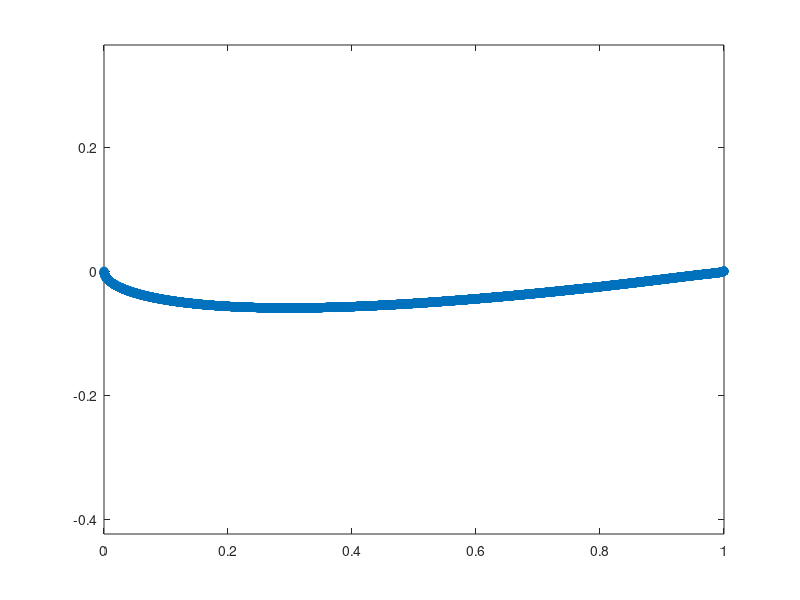

Source code (MATLAB):
x = linspace(0,1,20001);

y_orig= @(x) -0.594689181*(0.298222773*sqrt(x) - 0.127125232*x - 0.357907906*x.^2 + 0.291984971*x.^3 - 0.105174606*x.^4); 


y= @(x) -0.594689181*(0.298222773*sqrt(x) - 0.127125232*x - 0.357907906*x.^2 + 0.291984971*x.^3 - 0.105174606*x.^4) - 0.02*exp(-50*abs(1-x)).*sqrt(1-x); 

dy = @(x) -0.594689181*(0.298222773*0.5*1./sqrt(x) - 0.127125232 - 0.357907906*x*2 + 3*0.291984971*x.^2 - 4*0.105174606*x.^3) + exp(-50*abs(1-x)).*(0.01*abs(1-x)+(1-x).*x)./(sqrt(x).*abs(1-x)); 

d2y = @(x) -0.594689181*(0.298222773*0.5*(-0.5)*1./sqrt(x.^3) - 0.357907906*2 + 3*0.291984971*2*x - 3*4*0.105174606*x.^2) + (exp(-50*abs(x - 1)).*((x .*(x .*(50*x - 50) - 0.005) + 0.005).* abs((1 - x).^3) - (1 - x).^4 .*x))./((x - 1).*x.^(3/2).*abs((x - 1).^3));

R = ((1+dy(x).^2).^(1.5))./abs(d2y(x));
plot(x,R)

plot(x,y(x),'o-'); axis equal

xc = [];
for x1 = x

R = ((1+dy(x1).^2).^(1.5))./abs(d2y(x1));
m = -1/dy(x1);

x2 = x1 + sqrt(R^2/(1+m^2));
y2 = y(x1) + m *(x2-x1);
if (y2 < 0)
	x2 = x1 - sqrt(R^2/(1+m^2));
	y2 = y(x1) + m *(x2-x1);
end
	
%plot(x,y(x),[x1 x2],[y(x1) y2],'r'); axis equal
%hold on
xc = [xc; x2 y2];
end